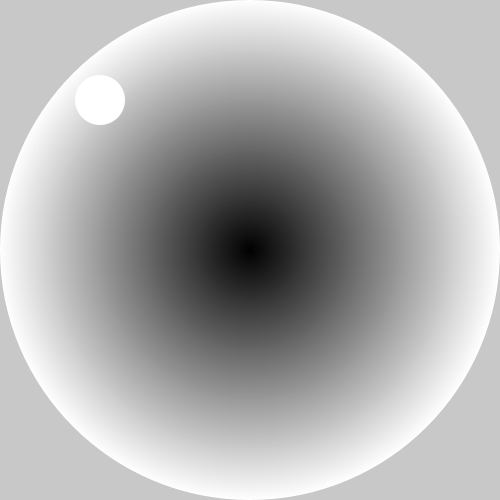
Frame 1 (no input)
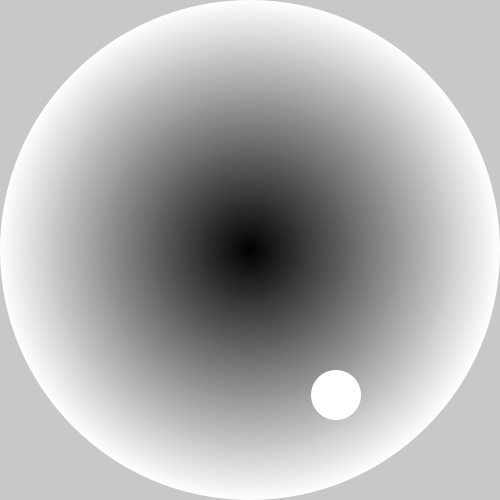
Frame 60 (the mouse pressed at the canvas centre just before this capture)
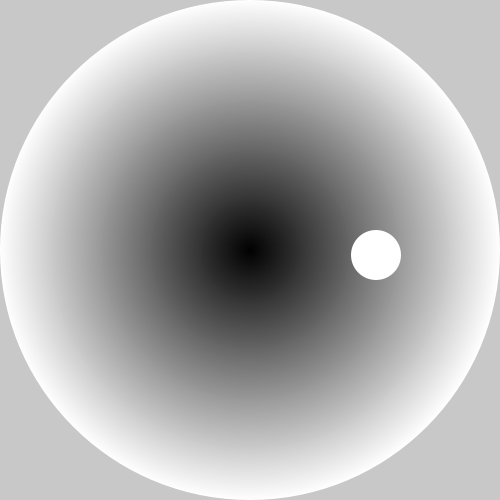
Frame 120 (the mouse held since frame 60 and released just before this capture)

The Processing sketch that drew these frames (run headless with seeded random() and noise(); from frame 60 on, the mouse is pressed at the canvas centre):

// Processing sketch: processing_115119
// ── processing_115119.pde

int x = 100;
int y = 100;
boolean reverseX = false;
boolean reverseY = false;
int numCircles = 100;
float gradientColor = 0;

void setup() {
  size(500, 500);
  frameRate(30);
}

void draw() {
  background(200);
  numCircles = 250;
  while ( numCircles > 0 ) {
    noStroke();
    gradientColor = map(numCircles, 0, 250, 0, 255);
    fill(gradientColor);
    ellipse(width/2, height/2, numCircles*2, numCircles*2);
    numCircles-=1;
  }

  fill(255);
  ellipse(x, y, 50, 50);
  //here we check if it has gone too far
  if (x >= 475) {
    reverseX = true;
  } 
  else if ( x <= 25) {
    reverseX = false;
  }
  if (y >= 475) {
    reverseY = true;
  } 
  else if ( y <= 25) {
    reverseY = false;
  }


  //here we see what direction to go
  if (reverseX) {
    x-=4;
  }
  else {
    x+=4;
  }
  if (reverseY) {
    y-=5;
  }
  else {
    y+=5;
  }
}
